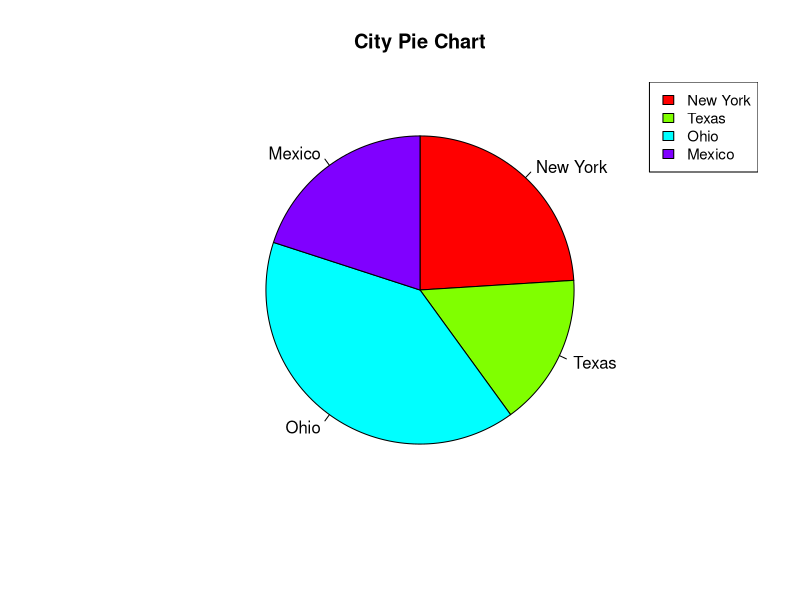

Reproduce this figure in R.
# Pie Chart

# Saving PieChart
jpeg(file="PieChart.jpeg",width = "640",height="640")
# Data for the chart
x <- c(24,16,40,20)
# Drawing piechart
pie(x,
    main="City Pie Chart",
    labels = c("New York","Texas","Ohio","Mexico"),
    clockwise = TRUE,
    col=rainbow(length(x)))
# Legend
legend("topright",
       c("New York","Texas","Ohio","Mexico"),
       cex = 0.9,
       fill=rainbow(length(x)))
# Closing the plot
dev.off()

